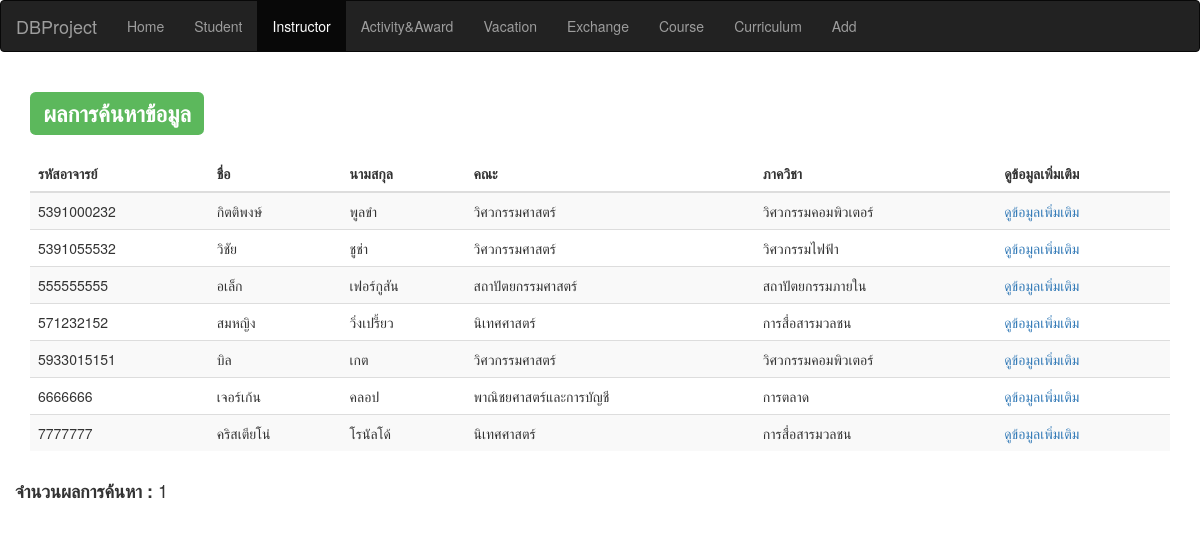
The page /searchInstructorResult.php on the database its author committed.
### tables this page shows
CREATE TABLE `person` (
  `firstname_th` varchar(30) NOT NULL,
  `surname_th` varchar(30) NOT NULL,
  `nationality` varchar(15) NOT NULL,
  `gender` varchar(10) NOT NULL,
  `national_id` varchar(13) NOT NULL,
  `firstname_en` varchar(30) NOT NULL,
  `surname_en` varchar(30) NOT NULL,
  `phone_num` varchar(10) NOT NULL,
  `e_mail` varchar(320) NOT NULL,
  `date_of_birth` date NOT NULL,
  PRIMARY KEY (`national_id`)
);

CREATE TABLE `instructor` (
  `tid` varchar(10) NOT NULL,
  `status` varchar(20) NOT NULL,
  `national_id` varchar(13) NOT NULL,
  PRIMARY KEY (`tid`,`national_id`),
  KEY `instructor_ibfk_1` (`national_id`),
  CONSTRAINT `instructor_ibfk_1` FOREIGN KEY (`national_id`) REFERENCES `person` (`national_id`) ON DELETE CASCADE ON UPDATE CASCADE
);

CREATE TABLE `faculty` (
  `fid` varchar(10) NOT NULL,
  `fname_th` varchar(30) NOT NULL,
  PRIMARY KEY (`fid`),
  UNIQUE KEY `fname_th_UNIQUE` (`fname_th`)
);

CREATE TABLE `department` (
  `did` varchar(10) NOT NULL,
  `dname_th` varchar(100) NOT NULL,
  PRIMARY KEY (`did`),
  UNIQUE KEY `dname_th_UNIQUE` (`dname_th`)
);

### searchInstructorResult.php (the view, shortened to what this page needs)
<?php
include('connect.php');
?>
<!DOCTYPE html>
<html lang="en">
<head>
  <link rel="stylesheet" href="https://maxcdn.bootstrapcdn.com/bootstrap/3.3.7/css/bootstrap.min.css">
</head>
<body>
<nav class="navbar navbar-inverse">
  <div class="container-fluid">
    <div class="navbar-header">
      <a class="navbar-brand" href="#">DBProject</a>
    </div>
    <ul class="nav navbar-nav">
     <li><a href="home.php">Home</a></li>
      <li><a href="searchStudent.html">Student</a></li>
      <li class = "active"><a href="searchInstructor.html">Instructor</a></li>
      <li><a href="searchActivity.html">Activity&Award</a></li>
       <li><a href="searchVacation.html">Vacation</a></li>
        <li><a href="searchExchange.html">Exchange</a></li>
       <li><a href="searchCourse.html">Course</a></li>
       <li><a href="searchCurriculum.html">Curriculum</a></li>
       <li><a href="addStudent.html">Add</a></li>
    </ul>
  </div>
</nav>
<div class="container">
<h2><span class="label label-success">ผลการค้นหาข้อมูล</span></h2>
</div>
<br />
<div class="container">
<table class="table table-striped">
    <thead>
      <tr>
        <th>รหัสอาจารย์</th>
        <th>ชื่อ</th>
        <th>นามสกุล</th>
        <th>คณะ</th>
        <th>ภาควิชา</th>
        <th>ดูข้อมูลเพิ่มเติม</th>
      </tr>
    </thead>
<tbody>
<?php
$tid = $_GET["tid"];
$firstname = $_GET["firstname"];
$surname = $_GET["surname"];
$faculty = $_GET["faculty"];
$department = $_GET["department"];
$query = "SELECT *
          FROM person natural join instructor natural join stay_in natural join department natural join part_of natural join faculty
          WHERE tid LIKE".'"%'.$tid.'%"'."AND firstname_th LIKE".'"%'.$firstname.'%"'."AND surname_th LIKE".'"%'.$surname.'%"'."AND dname_th LIKE".'"%'.$department.'%"'."AND fname_th LIKE".'"%'.$faculty.'%"';
$result = $conn->query($query);
if ($result->num_rows > 0) {
    $count = 0;
    while($row = $result->fetch_assoc()) {
       echo"<tr>";
       echo"<td>" . $row['tid'] . "</td>";
       echo"<td>" . $row['firstname_th'] . "</td>";
       echo"<td>" . $row['surname_th'] . "</td>";
       echo"<td>" . $row['fname_th'] . "</td>";
       echo"<td>" . $row['dname_th'] . "</td>";
       echo "<td><a href=instructor.php?tid=".$row['tid'].">ดูข้อมูลเพิ่มเติม</a></td>";
       $count = $count = 1;
    }
} else {
    echo "0 results";
}
?>
</tbody>
</table>
<div class = "row">
  <?php
   echo("<h4><b>จำนวนผลการค้นหา : </b>".$count."<h4>");
   ?>
   </div>
</div>
</body>
</html>

### rows shown on the page
person: instructor.tid "5391000232", firstname_th "กิตติพงษ์", surname_th "พูลขำ", faculty.fname_th "วิศวกรรมศาสตร์", department.dname_th "วิศวกรรมคอมพิวเตอร์"
person: instructor.tid "5391055532", firstname_th "วิชัย", surname_th "ชูช่า", faculty.fname_th "วิศวกรรมศาสตร์", department.dname_th "วิศวกรรมไฟฟ้า"
person: instructor.tid "555555555", firstname_th "อเล็ก", surname_th "เฟอร์กูสัน", faculty.fname_th "สถาปัตยกรรมศาสตร์", department.dname_th "สถาปัตยกรรมภายใน"
person: instructor.tid "571232152", firstname_th "สมหญิง", surname_th "วิ่งเปรี้ยว", faculty.fname_th "นิเทศศาสตร์", department.dname_th "การสื่อสารมวลชน"
person: instructor.tid "5933015151", firstname_th "บิล", surname_th "เกต", faculty.fname_th "วิศวกรรมศาสตร์", department.dname_th "วิศวกรรมคอมพิวเตอร์"
person: instructor.tid "6666666", firstname_th "เจอร์เก้น", surname_th "คลอป", faculty.fname_th "พาณิชยศาสตร์และการบัญชี", department.dname_th "การตลาด"
person: instructor.tid "7777777", firstname_th "คริสเตียโน่", surname_th "โรนัลโด้", faculty.fname_th "นิเทศศาสตร์", department.dname_th "การสื่อสารมวลชน"

### other values the page prints
$count "1"
